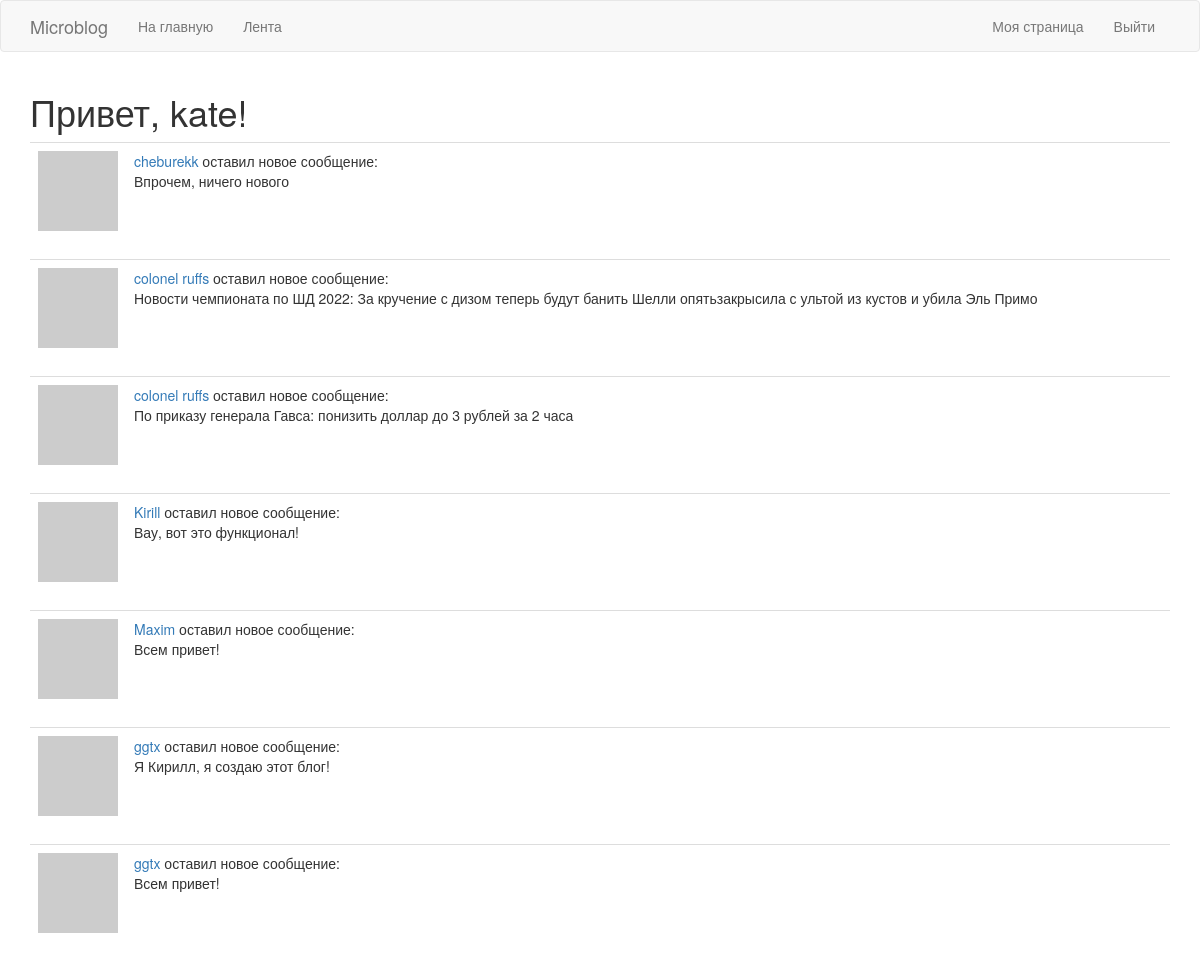
Page /explore (signed in) on the committed database.
### app/models.py (models this page shows, shortened)
class User(UserMixin, db.Model):
    id = db.Column(db.Integer, primary_key=True)
    username = db.Column(db.String(64), index=True, unique=True)
    email = db.Column(db.String(120), index=True, unique=True)
    password_hash = db.Column(db.String(128))
    posts = db.relationship('Post', backref='author', lazy='dynamic')
    about_me = db.Column(db.String(140))
    last_seen = db.Column(db.DateTime, default=datetime.utcnow)
    followed = db.relationship(
        'User', secondary=followers,
        primaryjoin=(followers.c.follower_id == id),
        secondaryjoin=(followers.c.followed_id == id),
        backref=db.backref('followers', lazy='dynamic'), lazy='dynamic')
    def avatar(self, size):
        digest = md5(self.email.lower().encode('utf-8')).hexdigest()
        return 'https://www.gravatar.com/avatar/{}?d=identicon&s={}'.format(
            digest, size)

class Post(db.Model):
    id = db.Column(db.Integer, primary_key=True)
    body = db.Column(db.String(140))
    timestamp = db.Column(db.DateTime, index=True, default=datetime.utcnow)
    user_id = db.Column(db.Integer, db.ForeignKey('user.id'))

### app/routes.py (the view)
@app.route('/explore')
@login_required
def explore():
    page = request.args.get('page', 1, type=int)
    """Получаем самые новые сообщения, делаем разбивку на страницы"""
    posts = Post.query.order_by(Post.timestamp.desc()).paginate(
        page, app.config['POSTS_PER_PAGE'], False
    )
    """Проверяем, существует ли следующая страница, в противном случае возвращаем None"""
    next_url = url_for(
        'explore', page=posts.next_num) if posts.has_next else None
    """Проверяем, существует ли предыдущая страница, в противном случае возвращаем None"""
    prev_url = url_for(
        'explore', page=posts.prev_num) if posts.has_prev else None
    return render_template('index.html', title='Home',
                           posts=posts.items, next_url=next_url, prev_url=prev_url)

### app/models.py (called while the page is built)
@login.user_loader
def load_user(id):
    return User.query.get(int(id))

### app/routes.py (called while the page is built)
@app.before_request
def before_request():
    if current_user.is_authenticated:
        current_user.last_seen = datetime.utcnow()
        db.session.commit()

### app/templates/index.html (shortened to what this page needs)
{% extends 'base.html' %}
{% import 'bootstrap/wtf.html' as wtf %}
    {% block app_content %}
        <h1>Привет, {{ current_user.username }}!</h1>
        {% for post in posts %}
            {% include '_post.html' %}
        {% endfor %}
    {% endblock %}

### app/templates/_post.html
<table class="table table-hover">
    <tr>
        <td width="70px">
            <a href="{{ url_for('user', username=post.author.username) }}">
                <img src="{{ post.author.avatar(70) }}">
            </a>
        </td>
        <td>
            <a href="{{ url_for('user', username=post.author.username) }}">
                {{ post.author.username }}
            </a>
            оставил новое сообщение:
            <br>
            {{ post.body }}
        </td>
    </tr>
</table>

### rows in the picture
User: username "kate"
Post: author.username "cheburekk", body "Впрочем, ничего нового"
Post: author.username "colonel ruffs", body "Новости чемпионата по ШД 2022: За кручение с дизом теперь будут банить Шелли опятьзакрысила с ультой из кустов и убила Эль Примо"
Post: author.username "colonel ruffs", body "По приказу генерала Гавса: понизить доллар до 3 рублей за 2 часа"
Post: author.username "Kirill", body "Вау, вот это функционал!"
Post: author.username "Maxim", body "Всем привет!"
Post: author.username "ggtx", body "Я Кирилл, я создаю этот блог!"
Post: author.username "ggtx", body "Всем привет!"
